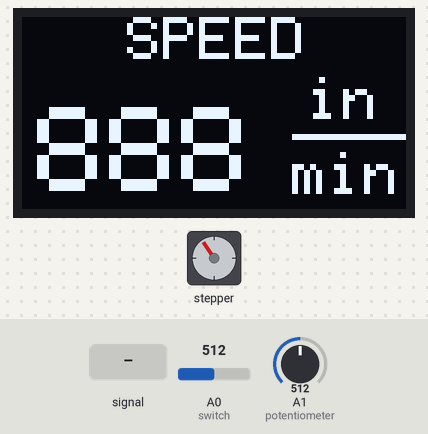
Simulated run of this sketch. Board: Arduino Uno, built with avr-gcc and run on an emulated ATmega328P. On the bench: 128×64 one-colour display, stepper motor. The test bench sets the inputs (shaded band); at power-on: A0 (switch) = 512, A1 (potentiometer) = 512. Stepper angles assume 200 steps per turn; what the sketch prints to the serial monitor is not drawn.

Above: at 2.8 s.
2.9 s: A0 (switch) fed a 200 Hz sine of ±81 counts around its level
At 3.92 s:
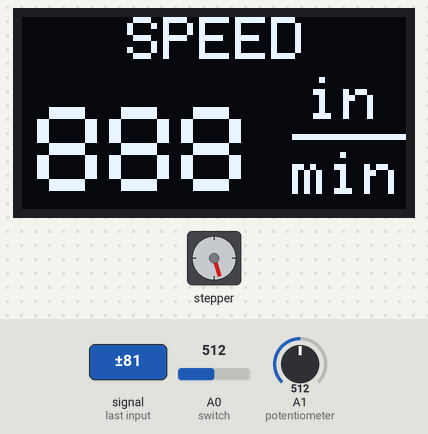
5.8 s: A0 (switch) set to 490
At 6.04 s:
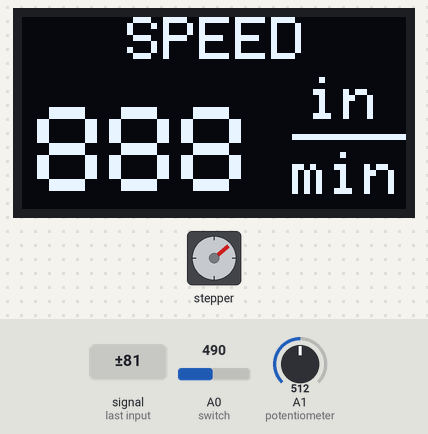
8.8 s: A0 (switch) set to 306
At 9.05 s:
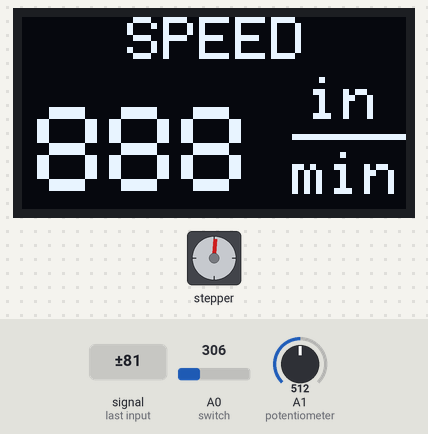
11.0 s: A0 (switch) fed a 1000 Hz sine of ±255 counts around its level
Timing chart, 0 to 15.0 s (numbered marks = the images above; inputs shaded):
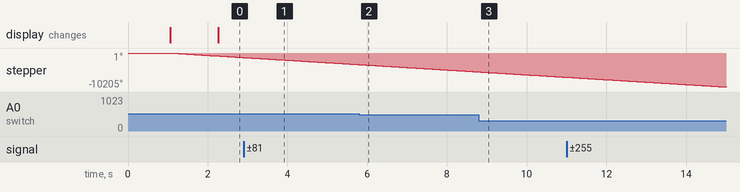

The sketch:

Teensy_TB6600_Lathe.ino
```cpp
/*
    Name:       Teensy TB6600 Lathe.ino
    Created:	4/3/2021 7:38:31 PM
    Author:     CAD-PC\AF
*/


#include <AccelStepper.h>
#include <Adafruit_GFX.h>
#include <Adafruit_SSD1306.h>


// Define stepper motor connections and motor interface type. Motor interface type must be set to 1 when using a driver:
#define dirPin 2
#define stepPin 3
#define motorInterfaceType 1

// Create a new instance of the AccelStepper class:
AccelStepper stepper = AccelStepper(motorInterfaceType, stepPin, dirPin);

// Declaration for an SSD1306 display connected to I2C (SDA, SCL pins)
Adafruit_SSD1306 display(128, 64, &Wire, -1);

int buttonValue = 0;
int potValue = 0;
int STATE = 0;
int speed = 0;
int pos = 0;

void setup() {

    Serial.begin(115200);

    stepper.setMaxSpeed(500);                   // Set the maximum speed and acceleration
    stepper.setSpeed(-500);
                                                //stepper.setAcceleration(3000);

    display.begin(SSD1306_SWITCHCAPVCC, 0x3D);  // Display setup and static text

    delay(1000);
    display.clearDisplay();

    display.setTextSize(2);
    display.setTextColor(WHITE);

    display.setCursor(35, 0);
    display.println("SPEED");       // Display static text

    display.setCursor(95, 20);
    display.println("in");          // Display static text

    display.setCursor(90, 45);
    display.println("min");         // Display static text

    display.drawFastHLine(90, 39, 38, WHITE);
    display.drawFastHLine(90, 40, 38, WHITE);

    display.display();
}

void loop() {
    static uint32_t lastPrint = millis();
    readSwitch();
    //    debugPrint();

    /*
        if (STATE == 1) {
     //       stepper.setRPM(-speed);   //Move the motor forward
        }
        if (STATE == 2) {
     //       stepper.setRPM(speed);    //Move the mortor reverse
        }
        if (STATE == 0) {
    //        stepper.setRPM(0);        // Stop the motor
        }


    */
    //stepper.setSpeed(-500);
    stepper.runSpeed();
    //pos = stepper.currentPosition();
    //pos = pos / 1000;

    if (millis() - lastPrint > 1000) {
        lastPrint = millis();
        debugPrint();

    display.setTextSize(4);
    display.setCursor(5, 30);
    display.print("888");       //use variable to display speed, without ""
    display.display();
}

}

void readSwitch() {                                     //creates the function to read the switch states
    buttonValue = analogRead(A0);                       //read the analog pin the switches are connected to
    potValue = analogRead(A1);                          //read the analog pin the potentiometer is connected to
    speed = potValue / 3.4;

    if (buttonValue >= 340 && buttonValue <= 365) {     //if the analog reading is within a certain range we know which button was pressed and set the state accordingly
        STATE = 1;
 //       delay(10);                                      //delay for debounce purposes
    }

    if (buttonValue >= 685 && buttonValue <= 720) {     //if the analog reading is within a certain range we know which button was pressed and set the state accordingly
        STATE = 2;
 //       delay(10);                                      //delay for debounce purposes
    }

    if (buttonValue <= 310) {                           //if the analog reading is within a certain range we know which button was pressed and set the state accordingly
        STATE = 0;
 //       delay(10);                                      //delay for debounce purposes
    }

 //    delay(1);                                          //delay for timeing purposes
}

void debugPrint() {
    Serial.println("Switch State:" + String(STATE) + ","
        + "Switch Value:" + String(buttonValue) + ","
        + "Pot Value:" + String(potValue) + ","
        + "Position Value:" + String(pos) + "\n");
}
```
